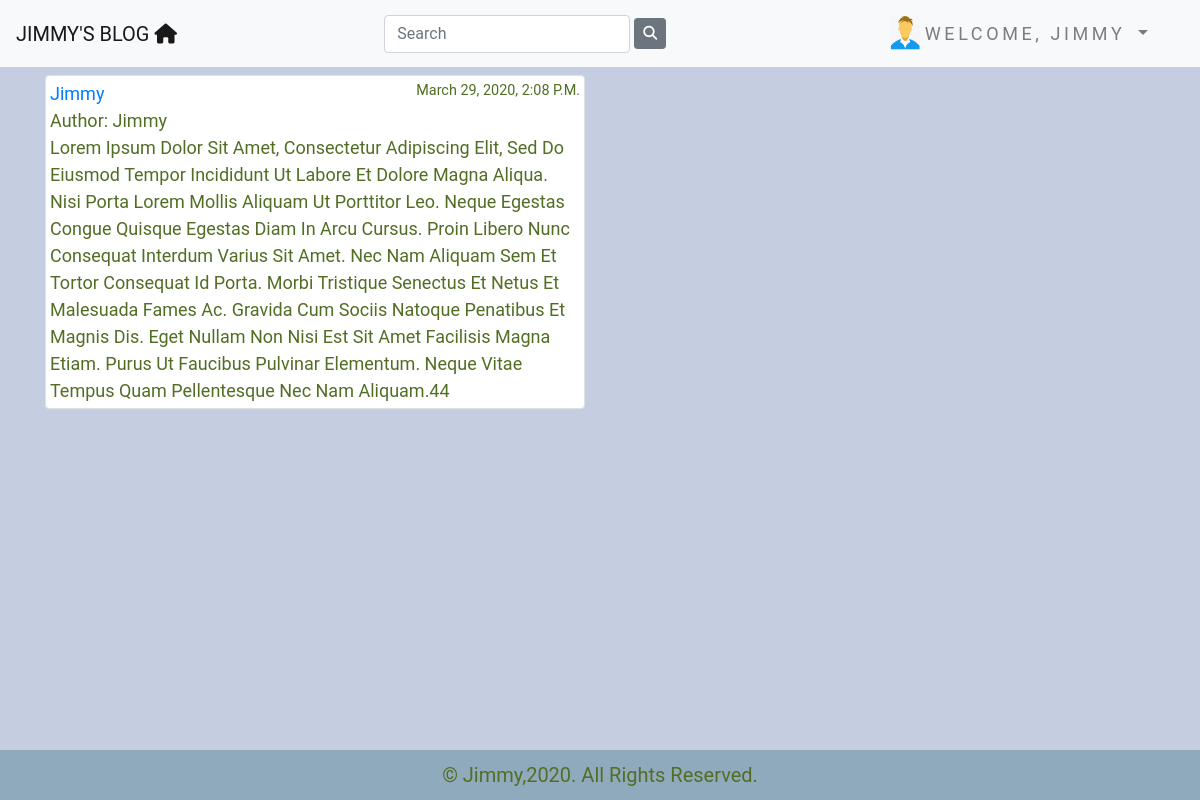
/blog/favorites/ (signed in), run on the app's committed database.
### blog/models.py (models this page shows, shortened)
class Post(models.Model):
    objects = models.Manager()      #Our default Manager
    published = PublishedManager()  #Our Custom Model Manager
    STATUS_CHOICES = (
        ('draft','Draft'),
        ('published','Published'),
    )
    title               =       models.CharField(max_length=100)
    slug                =       models.SlugField(max_length=120)
    author              =       models.ForeignKey(User, on_delete=models.CASCADE, related_name='blog_posts')
    body                =       models.TextField()
    likes               =       models.ManyToManyField(User, related_name='likes', blank=True)
    created             =       models.DateTimeField(auto_now_add=True)
    updated             =       models.DateTimeField(auto_now=True)
    status              =       models.CharField(max_length=10, choices=STATUS_CHOICES, default='draft')
    restrict_comment    =       models.BooleanField(default=False)
    favorite           =       models.ManyToManyField(User, related_name='favorite', blank=True)
    class Meta:
        ordering = ['-id']
    def get_absolute_url(self):
        return reverse("blog:post_detail", args=[self.id, self.slug])

### blog/views.py (the view)
# urls.py: path('favorites/', views.post_favorite_list, name="post_favorite_list"),
def post_favorite_list(request):
    user = request.user
    favorite_posts = user.favorite.all()
    context = {
        'favorite_posts': favorite_posts,
    }
    return render(request, 'blog/post_favorite_list.html', context)

### templates/blog/post_favorite_list.html (shortened to what this page needs)
{% extends 'blog/base.html' %}
{% block content %}
<div class="row">
  {% for p in favorite_posts %}
  <div class="col-md-6">
    <div class="img-thumbnail">
      <a href="{{ p.get_absolute_url }}">{{ p.title }}</a><small style="float:right">{{ p.created }}</small><br>
      Author: {{ p.author }}<br>
      {{ p.body }}
    </div>
    <br>
  </div>
  {% empty %}
  <div class="container-fluid mt-5">
    <h3>No Favorite Posts Found having search query {{ request.GET.q }}</h3>
  </div>
  {% endfor %}
</div>
{% endblock %}

### templates/blog/navbar.html (shortened to what this page needs)
{% load static %}
<nav class="navbar navbar-expand-lg navbar-light bg-light bg-steel">
  <a class="navbar-brand" href="{% url 'post_list' %}">jimmy's Blog <i class="fas fa-home"></i></a>
  <div class="collapse navbar-collapse navBarSearchForm" id="navbarSupportedContent">
    <ul class="navbar-nav mx-auto">
      <form class="form-inline my-1 my-sm-0" action="{% url 'post_list' %}">
        <input class="form-control mr-sm-1" type="search" placeholder="Search" aria-label="Search" name='q'>
        <button class="btn btn-secondary btn-sm my-1 my-sm-0" type="submit"><i class="fas fa-search"></i></button>
      </form>
    </ul>
    <ul class="navbar-nav mr-1 nav-item">
{% if request.user.is_authenticated %}
<li class="nav-item dropdown dropdown-item">
  <a class="nav-link dropdown-toggle" href="#" id="navbarDropdown" role="button" data-toggle="dropdown"
    aria-haspopup="true" aria-expanded="false">
    {% if request.user.profile.photo %}
    <img src="{{ request.user.profile.photo.url }}" alt="" class="navbar-img">
    {% else %}
    <img src="/media/default-avatar.png" alt="" class="navbar-img">
    {% endif %}
    Welcome, {{ request.user|capfirst }}
  </a>
</li>
      {% else %}
      <li class="nav-item">
        <a href="{% url 'user_login' %}" class="nav-link">Login <i class="fas fa-sign-in-alt"></i></a>
      </li>
      {% endif %}
    </ul>
  </div>
</nav>

### blog/static/blog/style.css (style rules this page uses)
body { background: #c5cee0; margin-bottom: 160px; color: #526e24; font-family: 'Roboto', sans-serif; text-transform: capitalize; font-size: 18px; }
.bg-steel { font-size: 12px; text-transform: uppercase; color: #8b6c6c; }
.dropdown-item { font-size: 18px; letter-spacing: .2em; text-transform: uppercase; }
.navbar-img { width: 30px; height: 35px; float: left; background-size: auto 100%; margin-top: -5px; margin-right: 5px; }

### data on the page
Post: title "Jimmy", created "March 29, 2020, 2:08 P.m.", author "Jimmy", body "Lorem Ipsum Dolor Sit Amet, Consectetur Adipiscing Elit, Sed Do Eiusmod Tempor Incididunt Ut Labore Et Dolore Magna Aliqua. Nisi Porta Lorem Mollis Aliquam Ut Porttitor Leo. Neque Egestas Congue Quisque Egestas Diam In Arcu Cursus. Proin Libero Nunc Consequat Interdum Varius Sit Amet. Nec Nam Aliquam Sem Et Tortor Consequat Id Porta. Morbi Tristique Senectus Et Netus Et Malesuada Fames Ac. Gravida Cum Sociis Natoque Penatibus Et Magnis Dis. Eget Nullam Non Nisi Est Sit Amet Facilisis Magna Etiam. Purus Ut Faucibus Pulvinar Elementum. Neque Vitae Tempus Quam Pellentesque Nec Nam Aliquam.44"

### other printed values
{{ request.user|capfirst }} "JIMMY"
